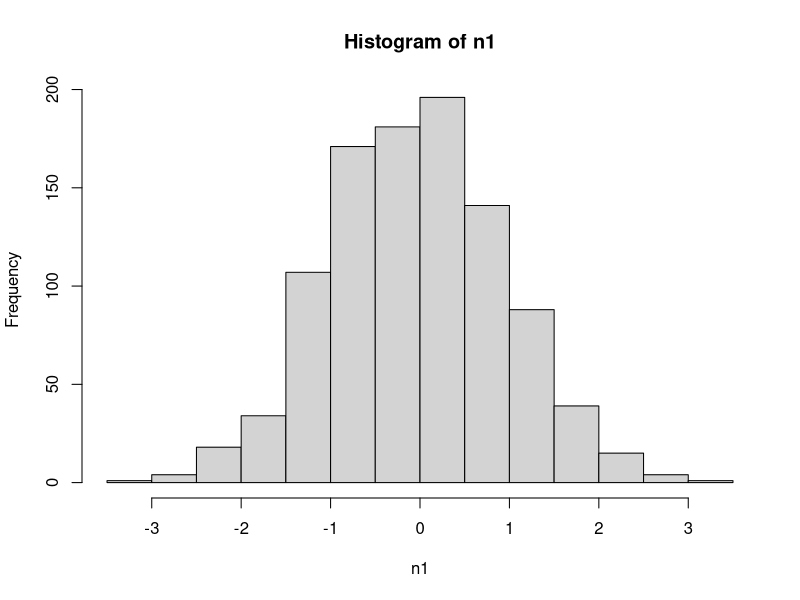
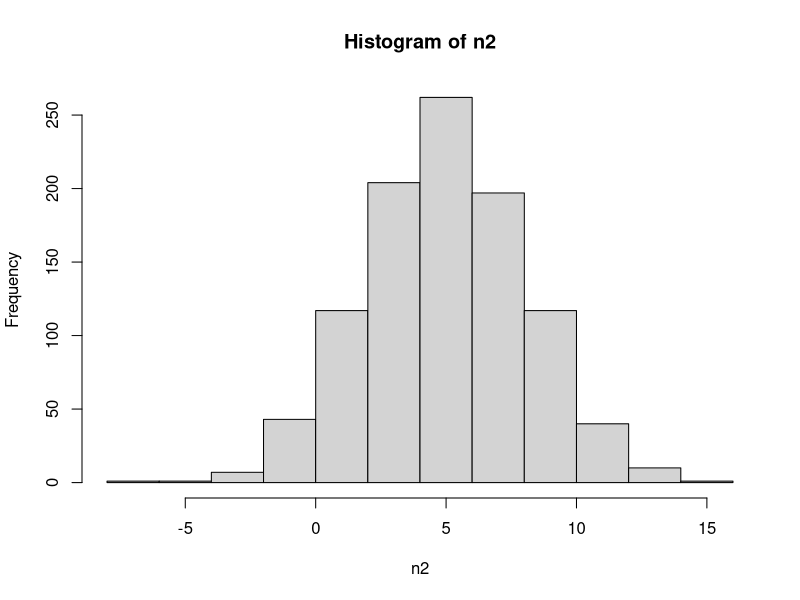

Write R code to recreate these figures, in order.
#PREGUNTAS

#PREGUNTA 1
n1<-rnorm(1000)
hist(n1)

n2<-rnorm(1000,5,3)
hist(n2)

#PREGUNTA 2 
n3<-rexp(500,1/0.05)

#a)
mean(n3)

#b)
